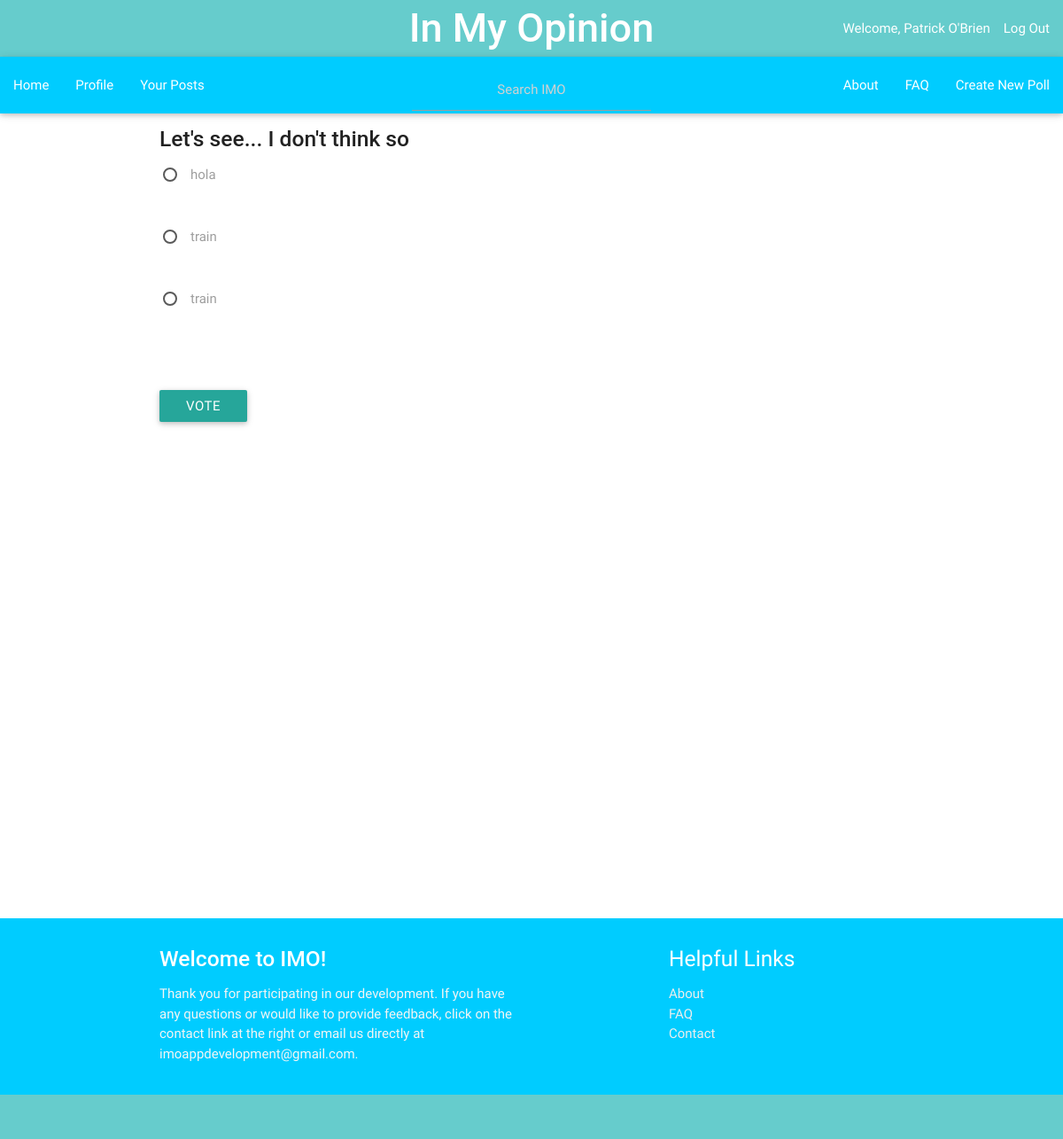
/imo_app/147/ (signed in), run on an earlier commit of the app's database.
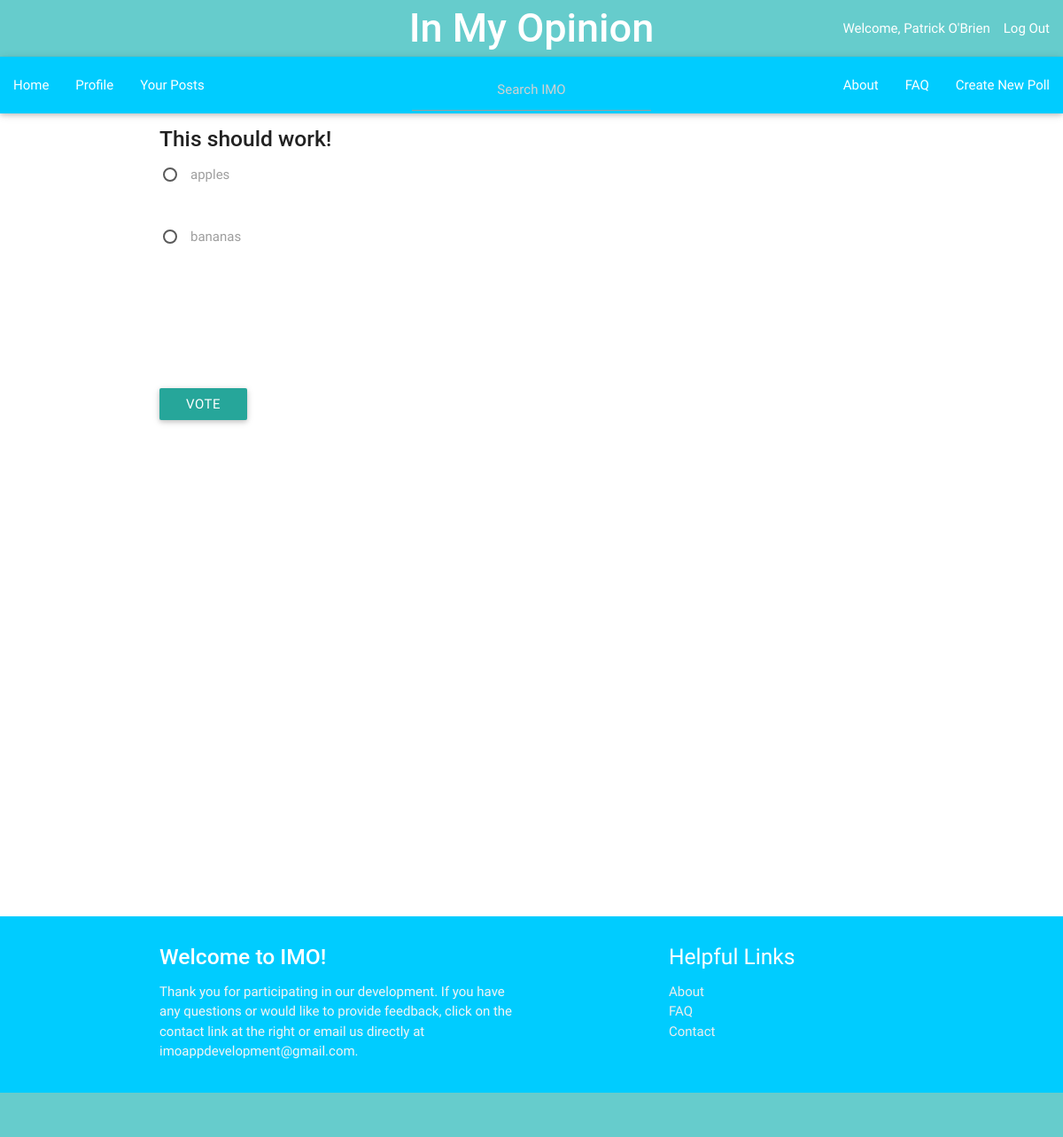
And on a later commit of the database.
### imo_app/models.py (models this page shows, shortened)
class Question(models.Model):
    author = models.ForeignKey(UserProfile, on_delete=models.CASCADE)
    author_name = models.CharField(max_length=200, default='')
    question_text = models.CharField(max_length=200)
    description = models.TextField(default = '')
    pub_date = models.DateTimeField('date published')
    choice1 = models.CharField(null=True, blank=True, default = '', max_length = 200)
    image1 = models.ImageField(null=True, blank=True)
    choice2 = models.CharField(null=True, blank=True, default = '', max_length = 200)
    image2 = models.ImageField(null=True, blank=True)
    choice3 = models.CharField(null=True, blank=True, default = '', max_length = 200)
    image3 = models.ImageField(null=True, blank=True)
    total_votes = models.IntegerField(default = 1)
    class Meta:
        ordering = ['-pub_date']

class Choice(models.Model):
    question = models.ForeignKey(Question, on_delete=models.CASCADE)
    image = models.ImageField(null=True, blank=True)
    choice_text = models.CharField(max_length=200)
    votes = models.IntegerField(default=0)
    percentage = models.FloatField(default=0)

### imo_app/views.py (the view)
# urls.py: url(r'^(?P<question_id>[0-9]+)/$', views.detail, name = 'detail'),
@login_required
def detail(request, question_id):
    current_user = request.user
    u = UserProfile.objects.get(user=current_user)
    q = Question.objects.get(id = question_id)
    c = Comment.objects.filter(question=q)
    v = Voted.objects.filter(voter=u, question = q)
    author = q.author.user.username
    print ('------')
    print (v)
    print ('------')
    if v:
        return HttpResponseRedirect(reverse('imo_app:results', args=[q.id]))
    else:
        return render(request, 'imo_app/detail.html', {'question':q, 'comments':c})

### imo_app/templates/imo_app/detail.html (shortened to what this page needs)
{% extends "imo_app/base.html" %}
{% block content %}
  <p><h5><strong>{{question.question_text}}</h5></strong></p>
  <form action="{% url 'imo_app:submit_vote' question.id %}" method="post">
    {% for choice in question.choice_set.all %}
        <label for="choice{{ forloop.counter }}">{{ choice.choice_text }}</label><br />
        <br></br>
    {% endfor %}
    <br></br>
  <input class='btn' type="submit" value="Vote" />
  </form>
  <br></br>
  <br></br>
  <br></br>
  <br></br>
  <br></br>
  <br></br>
  <br></br>
  <br></br>
  <br></br>
{% endblock content %}

### imo_app/templates/imo_app/base.html (shortened to what this page needs)
<!DOCTYPE html>
{% load staticfiles %}
<html>
  <head>
    <link rel="stylesheet" type="text/css" href="{% static 'imo_app/css/imo.css' %}" />
    <link rel="stylesheet" type="text/css" href="{% static 'materialize/css/materialize.min.css' %}" />
  </head>
  <body>
  <div class = "navbar-fixed">
    <nav>
      <div class="nav-wrapper" style="background-color: #66CCCC">
      <ul class="right hide-on-med-and-down">
        <a class="brand-logo center" style="font-size: 45px"><strong>In My Opinion</strong></a>
        {% if user.is_authenticated %}
          <li>Welcome, {{ user.first_name }} {{user.last_name}}</li>
          <li><a href = "{% url 'imo_app:user_logout' %}">Log Out</a></li>
        {% else %}
            <li><a href = "{% url 'imo_app:view_registration' %}" style='width:100px'>Register</a></li>
            <li><a href = "{% url 'imo_app:view_login' %}" style='width:100px'>Login</a></li>
          </ul>
        {% endif %}
      </div>
    </div>
    <div class = "navbar-fixed">
    <nav>
        <div class="nav-wrapper" style="background-color: #00CCFF">
          <a class="brand-logo center">
          <form action="{% url 'imo_app:search' %}" method="GET">
          <input type='text' style="width: 270px" class = "center-align" name='a' placeholder='Search IMO' value='{{ request.GET.a }}'  />
          </form>
          </a>
          {% if user.is_authenticated %}
          <ul id="nav-mobile" class="left hide-on-med-and-down" size="250%">
            <li><a href="{% url 'imo_app:index' %}">Home</a></li>
            <li><a href="{% url 'imo_app:profile' %}">Profile</a></li>
            <li><a href="{% url 'imo_app:your_posts' %}">Your Posts</a></li>
          </ul>
          <ul id="nav-mobile" class="right hide-on-med-and-down">
            <li><a href="{% url 'imo_app:about' %}">About</a></li>
            <li><a href="{% url 'imo_app:faq' %}">FAQ</a></li>
            <li><a href="{% url 'imo_app:view_newentry' %}">Create New Poll</a></li>
          {% endif %}
          </ul>
        </div>
      </nav>
    </div>
    <div class="container">
      {% block content %}
      {% endblock %}
      <br></br>
      <br></br>
      <br></br>
    </div>
    <footer class="page-footer" style="background-color: #00CCFF">
      <div class="container" >
        <div class="row">
          <div class="col l6 s12">
            <h5 class="white-text"><strong>Welcome to IMO!</strong></h5>
            <p class="grey-text text-lighten-4">Thank you for participating in our development.
            If you have any questions or would like to provide feedback,
            click on the contact link at the right or email us directly at imoappdevelopment@gmail.com.</p>
          </div>
          <div class="col l4 offset-l2 s12">
            <h5 class="white-text">Helpful Links</h5>
            <ul>
              <li><a class="grey-text text-lighten-3" href="{% url 'imo_app:about' %}">About</a></li>
              <li><a class="grey-text text-lighten-3" href="{% url 'imo_app:faq' %}">FAQ</a></li>
              <li><a class="grey-text text-lighten-3" href="mailto:imoappdevelopment@gmail.com">Contact</a></li>
            </ul>
          </div>
        </div>
      </div>
      <div class="footer-copyright" style="background-color: #66CCCC">
      </div>
    </footer>
  </body>
</html>

What changed in the data, as far as the page shows it:
removed Choice: choice_text "hola"
removed Choice: choice_text "train"
removed Choice: choice_text "train"
changed Question: question_text "Let's see... I don't think so" → "This should work!"
added Choice: choice_text "apples"
added Choice: choice_text "bananas"
